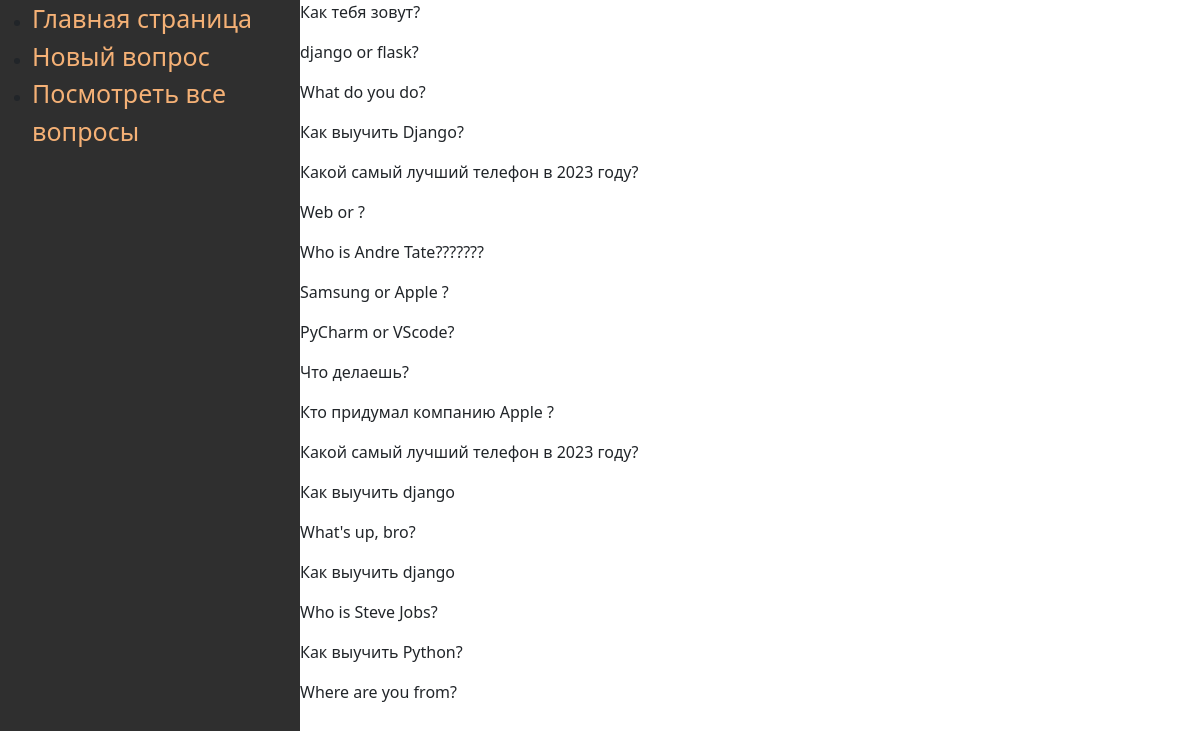
The page /all_questions/ on the database its author committed.
### polls/models.py (models this page shows, shortened)
class Question(models.Model):
    class Status(models.IntegerChoices):
        DRAFT = 0, 'Черновик'
        PUBLISHED = 1, 'Опубликовано'
    question_text = models.CharField('Название вопроса', max_length=50)
    slug = models.SlugField(max_length=50, unique=True, db_index=True, default='')
    pub_date = models.DateTimeField('Дата публикации', auto_now_add=True)
    update_date = models.DateTimeField(auto_now=True)
    is_published = models.BooleanField(choices=Status.choices, default=Status.PUBLISHED)
    objects = models.Manager()
    published = PublishedManager()
    class Meta:
        ordering = ['-pub_date']
        indexes = [
            models.Index(fields=['-pub_date'])
        ]
    def __str__(self):
        return self.question_text

### polls/views.py (the view)
# urls.py: path('all_questions/', views.AllQuestionsView.as_view(), name='all_questions')
class AllQuestionsView(generic.ListView):
    template_name = "polls/all_questions.html"
    context_object_name = "questions_list"
    def get_queryset(self):
        return Question.objects.all()

### polls/templates/polls/all_questions.html (shortened to what this page needs)
{% extends "polls/base.html" %}
{% load static %}
{% block content %}
{% for question in questions_list %}
    <p class="main-pages">{{ question }}</p>
{% endfor %}
{% endblock %}

### polls/static/polls/style.css (style rules this page uses)
body { background: rgb(255, 255, 255); }

### rows shown on the page
Question: question_text "Как тебя зовут?"
Question: question_text "django or flask?"
Question: question_text "What do you do?"
Question: question_text "Как выучить Django?"
Question: question_text "Какой самый лучший телефон в 2023 году?"
Question: question_text "Web or ?"
Question: question_text "Who is Andre Tate???????"
Question: question_text "Samsung or Apple ?"
Question: question_text "PyCharm or VScode?"
Question: question_text "Что делаешь?"
Question: question_text "Кто придумал компанию Apple ?"
Question: question_text "Какой самый лучший телефон в 2023 году?"
Question: question_text "Как выучить django"
Question: question_text "What's up, bro?"
Question: question_text "Как выучить django"
Question: question_text "Who is Steve Jobs?"
Question: question_text "Как выучить Python?"
Question: question_text "Where are you from?"
